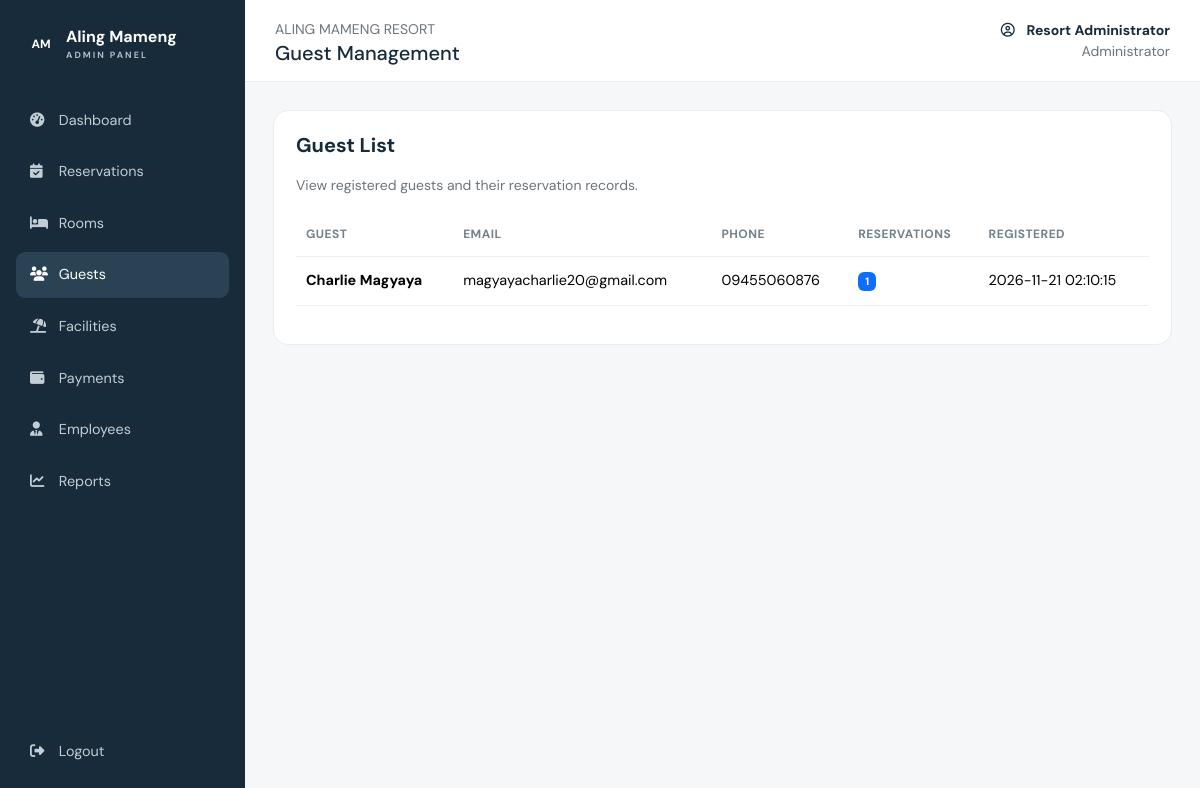
The app's page /AMR/admin/guests.php (signed in) with its own data.
### tables this page shows
CREATE TABLE `users` (
  `id` int(11) NOT NULL,
  `full_name` varchar(120) NOT NULL,
  `email` varchar(160) NOT NULL,
  `phone` varchar(30) DEFAULT NULL,
  `password_hash` varchar(255) NOT NULL,
  `role` enum('admin','guest') NOT NULL DEFAULT 'guest',
  `created_at` timestamp NOT NULL DEFAULT current_timestamp()
);

### AMR/config.php (called while the page is built, shortened)
<?php
function e(?string $value): string {
    return htmlspecialchars($value ?? '', ENT_QUOTES, 'UTF-8');
}

### AMR/admin/guests.php (the view, shortened to what this page needs)
<?php
require_once __DIR__ . '/../config.php';
$sql = "
    SELECT
        u.id,
        u.full_name,
        u.email,
        u.phone,
        u.created_at,
        COUNT(b.id) AS booking_count
    FROM users u
    LEFT JOIN bookings b ON b.user_id = u.id
    WHERE u.role = 'guest'
    GROUP BY
        u.id,
        u.full_name,
        u.email,
        u.phone,
        u.created_at
    ORDER BY u.created_at DESC
";
$stmt = $pdo->query($sql);
$guests = $stmt->fetchAll();
require '_layout_top.php';
?>
<div class="content-card">
    <h5>Guest List</h5>
    <p class="text-secondary small">
        View registered guests and their reservation records.
    </p>
    <div class="table-responsive">
        <table class="table align-middle">
            <thead>
                <tr>
                    <th>Guest</th>
                    <th>Email</th>
                    <th>Phone</th>
                    <th>Reservations</th>
                    <th>Registered</th>
                </tr>
            </thead>
            <tbody>
                <?php if (!empty($guests)): ?>
                    <?php foreach ($guests as $guest): ?>
                        <tr>
                            <td>
                                <strong>
                                    <?= e($guest['full_name']) ?>
                                </strong>
                            </td>
                            <td>
                                <?= e($guest['email']) ?>
                            </td>
                            <td>
                                <?= e($guest['phone']) ?>
                            </td>
                            <td>
                                <span class="badge text-bg-primary">
                                    <?= (int) $guest['booking_count'] ?>
                                </span>
                            </td>
                            <td>
                                <?= e($guest['created_at']) ?>
                            </td>
                        </tr>
                    <?php endforeach; ?>
                <?php endif; ?>
            </tbody>
        </table>
    </div>
</div>
<?php require '_layout_bottom.php'; ?>

### AMR/assets/css/style.css (style rules this page uses)
:root { --ink:#172b3a;--muted:#6b7882;--line:#e8edf0;--soft:#f5f7f8;--blue:#dce8ef }
* { box-sizing:border-box }
body { font-family:'DM Sans',sans-serif;color:var(--ink);background:#fff }
.admin-body { background:#f5f7f9 }
.stat-card,.content-card { background:#fff;border:1px solid var(--line);border-radius:15px;padding:22px }
.content-card h5 { font-weight:700;margin-bottom:18px }
.table { font-size:.9rem }
.table>:not(caption)>*>* { padding:13px 10px;border-color:#edf0f2 }
.table thead th { font-size:.75rem;text-transform:uppercase;letter-spacing:.5px;color:#74818a;font-weight:700;white-space:nowrap }

### records on screen
users: full_name "Charlie Magyaya", email "magyayacharlie20@gmail.com", phone "09455060876", booking_count "1", created_at "2026-11-21 02:10:15"

### other values on screen
str_replace('.php', '', $file) "Reservations"
str_replace('.php', '', $file) "Rooms"
str_replace('.php', '', $file) "Guests"
str_replace('.php', '', $file) "Facilities"
str_replace('.php', '', $file) "Payments"
str_replace('.php', '', $file) "Employees"
str_replace('.php', '', $file) "Reports"
$adminTitle "Guest Management"
$_SESSION['name'] "Resort Administrator"
